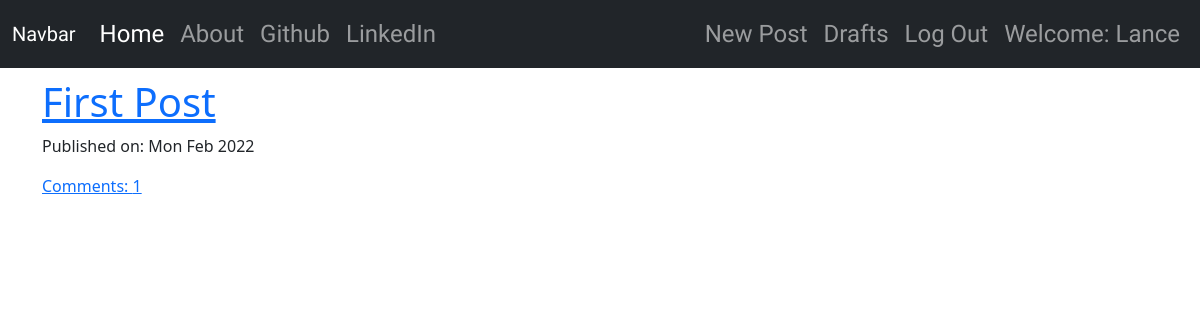
The app's page / (signed in) with its own data.
### blog/models.py (models this page shows, shortened)
class Post(models.Model):
    author = models.ForeignKey("auth.User", on_delete=models.CASCADE)
    title = models.CharField(max_length=100)
    text = models.TextField()
    create_date = models.DateTimeField(default=timezone.now)
    published_date = models.DateTimeField(blank=True, null=True)
    def approve_comments(self):
        return self.comments.filter(approved_comment=True)

### blog/views.py (the view)
# urls.py: path("", views.PostListView.as_view(), name="post_list"),
class PostListView(ListView):
    model = Post
    def get_queryset(self):
        return Post.objects.filter(published_date__lte=timezone.now()).order_by(
            "-published_date"
        )

### blog/templates/blog/post_list.html
{% extends 'blog/base.html' %} {% block body%}
<div class="centerstage">
  {% for post in post_list %}
  <div class="post">
    <h1><a href="{% url 'post_detail' pk=post.pk %}"> {{post.title}} </a></h1>
    <div class="date">
      <p>Published on: {{post.published_date|date:"D M Y"}}</p>
    </div>
    <a href="{% url 'post_detail' pk=post.pk %}"
      >Comments: {{post.approve_comments.count}}</a
    >
  </div>
  {% endfor %}
</div>
{% endblock %}

### blog/templates/blog/base.html (shortened to what this page needs)
<!DOCTYPE html>
{% load static %}
<html lang="en">
  <head>
    <link
      rel="stylesheet"
      href="//cdn.jsdelivr.net/npm/medium-editor@latest/dist/css/medium-editor.min.css"
      type="text/css"
      media="screen"
      charset="utf-8"
    />
    <link
      href="https://maxcdn.bootstrapcdn.com/font-awesome/4.7.0/css/font-awesome.min.css"
      rel="stylesheet"
    />
    <link rel="stylesheet" href="{% static 'css/blog.css' %}" />
    <link
      href="https://cdn.jsdelivr.net/npm/bootstrap@5.1.3/dist/css/bootstrap.min.css"
      rel="stylesheet"
    />
  </head>
  <body>
    <nav class="navbar navbar-expand-lg navbar-dark bg-dark techfont">
      <div class="container-fluid">
        <a class="navbar-brand" href="{% url 'post_list' %}">Navbar</a>
        <div class="collapse navbar-collapse" id="navbarSupportedContent">
          <ul class="navbar-nav">
            <li class="nav-item active">
              {% url 'post_list' as url %}
              <a
                class="nav-link {% if request.path == url %} current {% endif %}"
                href="{{url}}"
                >Home</a
              >
            </li>
            <li class="nav-item active">
              {% url 'about' as url %}
              <a
                class="nav-link {% if request.path == url %} current {% endif %}"
                href="{{url}}"
                >About</a
              >
            </li>
            <li class="nav-item active">
              <a class="nav-link" href="https://github.com/LANCECORREIA"
                >Github</a
              >
            </li>
            <li class="nav-item active">
              <a
                class="nav-link"
                href="https://www.linkedin.com/in/lance-correia-3b2b4b230/"
                >LinkedIn</a
              >
            </li>
          </ul>
          <ul class="nav navbar-nav ms-auto">
            {% if user.is_authenticated %}
            <li class="nav-item active">
              {% url 'post_new' as url %}
              <a
                class="nav-link {% if request.path == url %} current {% endif %}"
                href="{{url}}"
                >New Post</a
              >
            </li>
            <li class="nav-item active">
              {% url 'post_draft_list' as url %}
              <a
                class="nav-link {% if request.path == url %} current {% endif %}"
                href="{{url}}"
                >Drafts</a
              >
            </li>
            <li class="nav-item active">
              <a class="nav-link" href="{% url 'logout' %}">Log Out</a>
            </li>
            <li class="nav-item active">
              <a class="nav-link" href="/admin">Welcome: {{user.username}}</a>
            </li>
            {% else %}
            <li>
              <a class="nav navbar-right" href="{% url 'login' %}"
                ><i class="fa fa-user" style="color: white"></i
              ></a>
            </li>
            {% endif %}
          </ul>
        </div>
      </div>
    </nav>
    <div class="container">
      <div class="row">
        <div class="blog_posts">{% block body %} {% endblock %}</div>
      </div>
    </div>
  </body>
</html>

### blog/static/css/blog.css (style rules this page uses)
.techfont { font-family: "Russo One", sans-serif; font-size: 1.5em; margin-bottom: 10px; }
.centerstage { margin-left: auto; margin-right: auto; }
.current { color: white !important; }

### records on screen
Post: title "First Post", published_date "Mon Feb 2022", approve_comments.count "1"

### other values on screen
{{ user.username }} "Lance"
